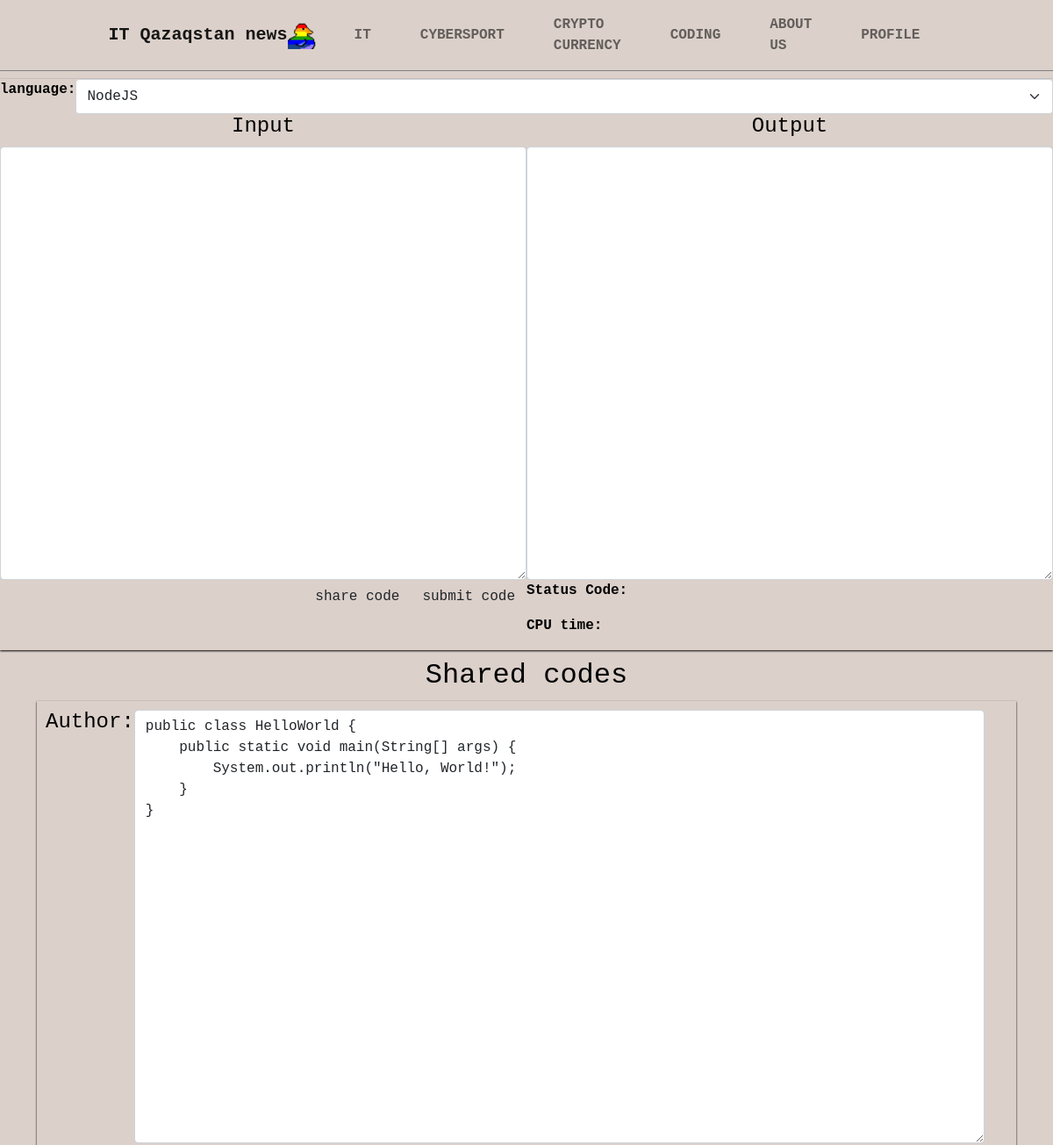
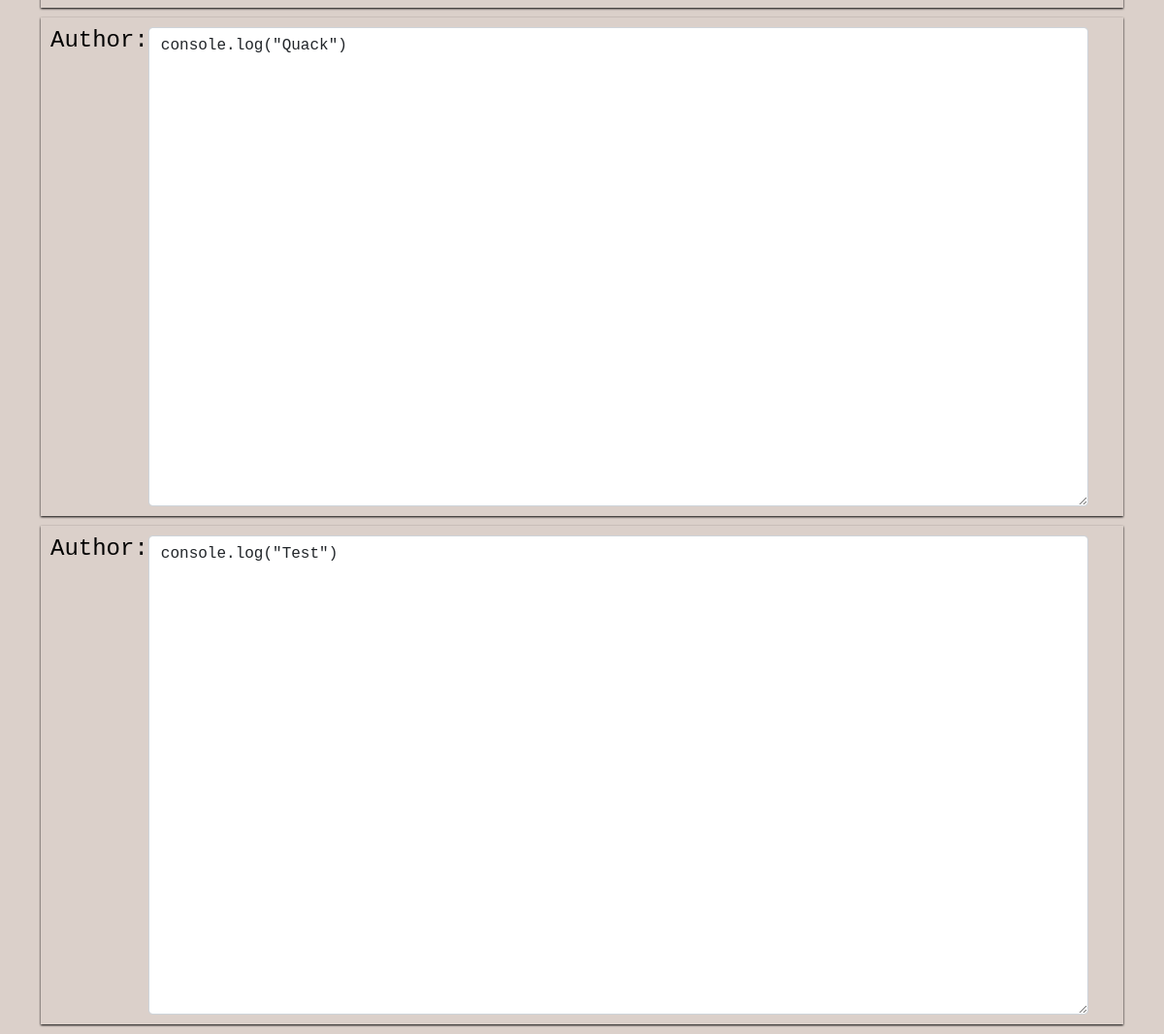
/en/coding, run on an earlier commit of the app's database (2 pictures, top to bottom).
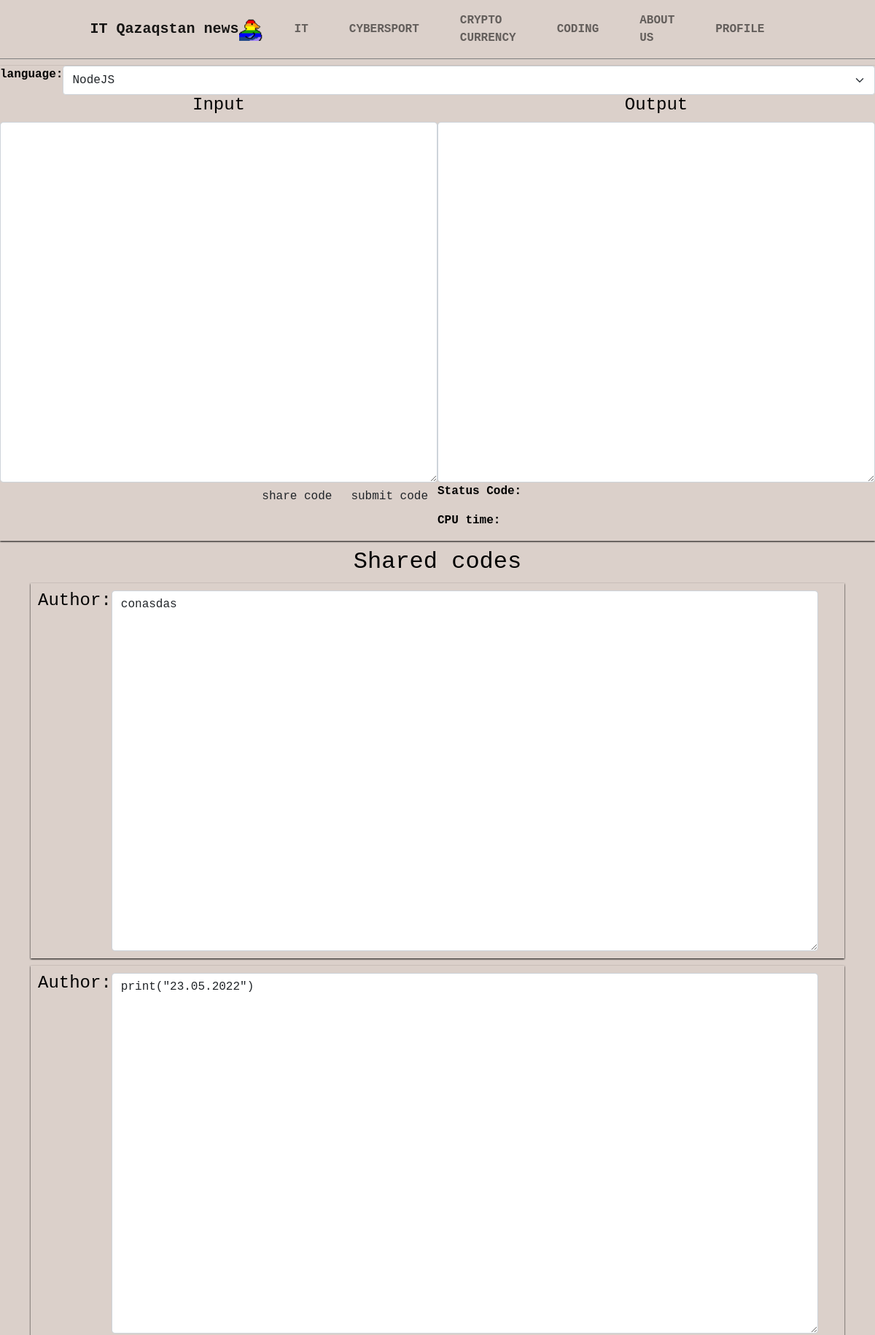
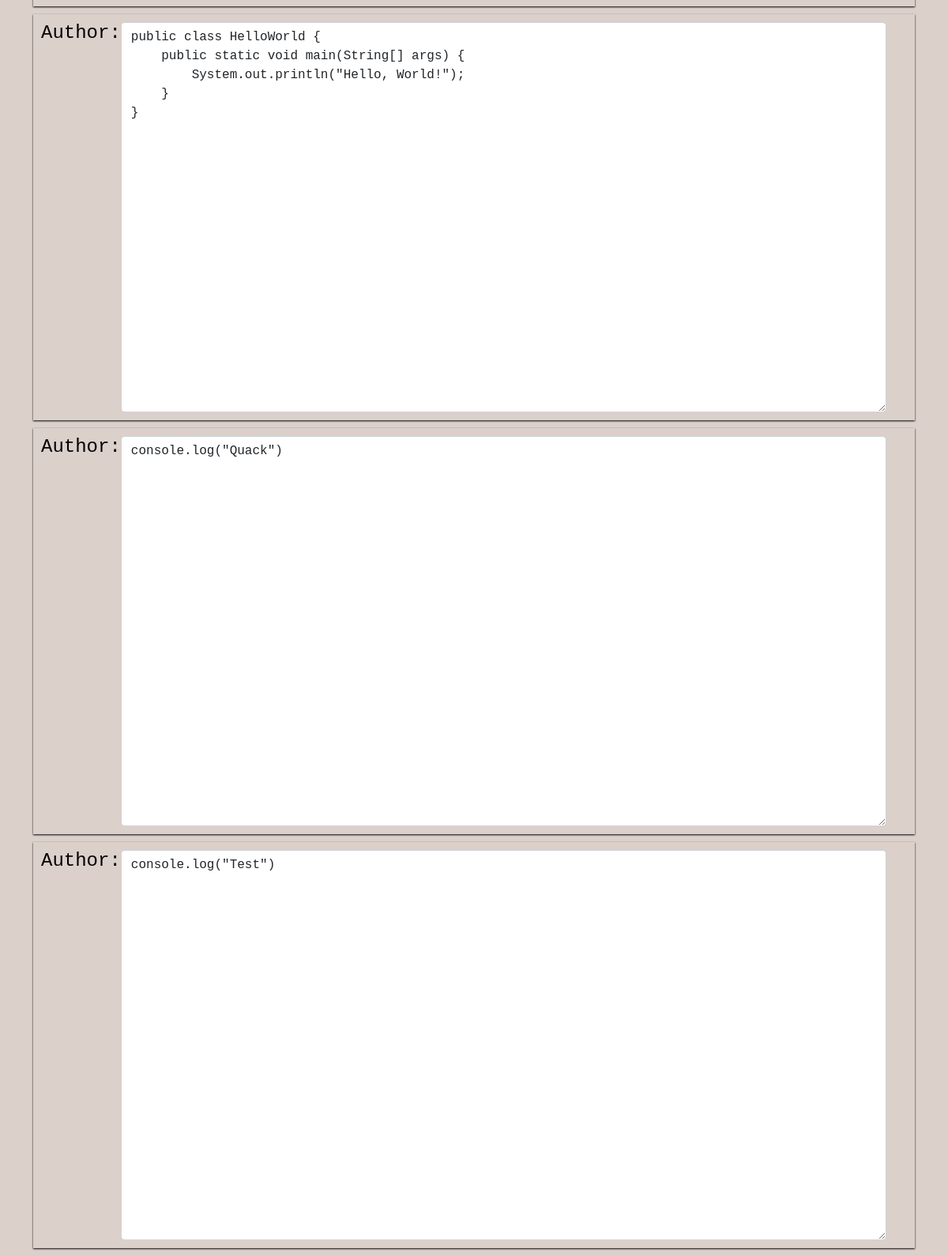
And on a later commit of the database (2 pictures, top to bottom).
### main/models.py (models this page shows)
class Code(models.Model):
    code = models.TextField('code')
    publishing_date = models.DateTimeField('publishing date')

### main/views.py (the view, shortened to what this page needs)
# urls.py: path('en/coding', views.compile, name='compile'),
def compile(request):
    latest_codes = Code.objects.order_by('-publishing_date')[:10]
    return render(request, 'main/compile.html', {'latest_codes': latest_codes})

### main/templates/main/compile.html (shortened to what this page needs)
{% extends 'main/base.html' %}
{% block content %}
        <form action = "{% url 'main:compile' %}" method="POST">
<div class="compiler">
    <div class="language">
        <p>language:</p>
        <select class="form-select" name="language_select" id="languages">
            <option value= "nodejs">NodeJS</option>
        </select>
</div>
<div class="coding">
    <div class="input" ><h4>Input</h4><textarea class="form-control" name="code" cols = 80 rows = 20 >{{user_code}}</textarea>
        <div class="buttons">
            <button class="btn" type="submit" name="submit_code" value="submit_code">submit code</button>
            <button class="btn" type="submit" name="share_code" value="share_code">share code</button>
        </div>
    </div>
<div class="output"><h4>Output</h4><textarea class="form-control" cols = 80 rows = 20>{{output.output}}</textarea>
    <p>Status Code: {{output.statusCode}}</p>
    <p>CPU time: {{output.cpuTime}}</p>
</div>
</div>
</div>
            </form>
<div class="container ">
    <h2>Shared codes</h2>
    {% if latest_codes %}
    {% for code in latest_codes %}
    <div class="share">
            <h4>Author:</h4>
            <textarea class="form-control" type="text" cols = 80 rows = 20 >{{code.code}}
                </textarea>
                <button class="btn" type="submit"></button></div>
    {% endfor %}
    {% endif %}
    </div>
{% endblock %}

### main/templates/main/base.html (shortened to what this page needs)
{% load static %}
<!DOCTYPE html>
<html>
<head>
    <link href="https://cdn.jsdelivr.net/npm/bootstrap@5.1.3/dist/css/bootstrap.min.css" rel="stylesheet">
    <link rel="stylesheet" href="{% static 'main/css/base.css' %}">
    <link rel="stylesheet" href="{% static 'main/css/profile.css' %}">
    </head>
<body class="bg">
  <nav class="navbar navbar-expand-lg navbar-light">
    <div class="container-fluid justify-content-center">
      <a class="navbar-brand" href="">IT Qazaqstan news<img src="{% static "main/images/favicon-32x32-r.png" %}" alt="home" /></a>
      <div class="collapse navbar-collapse" id="navbarScroll">
        <ul class="navbar-nav">
        <li class="nav-item">
          <a class="nav-link" href="{% url 'main:it' %}">IT</a>
        </li>
        <li class="nav-item">
          <a class="nav-link" href="{% url 'main:cybersport' %}">CYBERSPORT</a>
        </li>
        <li class="nav-item">
          <a class="nav-link" href="{% url 'main:cryptocurrency' %}">CRYPTO CURRENCY</a>
        </li>
        <li class="nav-item">
            <a class="nav-link" href="{% url 'main:compile' %}">CODING</a>
          </li>
          <li class="nav-item">
            <a class="nav-link" href="#footer">ABOUT US</a>
          </li>
          <li class="nav-item">
            <a class="nav-link" href="{% url 'main:profile' %}">PROFILE</a>
          </li>
        </ul>
      </div>
    </div>
  </nav>
        {% block content %}
        {% endblock %}
</body>
</html>

### main/static/main/css/base.css (style rules this page uses)
body { color:black; font-family: 'Courier New', Courier, monospace; font-weight: bold; background-color:#dbd0ca ; }
a { color: black; }
.nav-link { color: black; }
nav { width:100%; display: flex; padding: 10%; padding-top: 0; padding-bottom: 0; background-color:#dbd0ca ; box-shadow:0 1px grey; }
@media only screen and (min-width: 768px) { nav div ul li { margin:auto 20px; } }
div.container h2 { text-align: center; }
div.compiler { display: flex; background-color:#dbd0ca ; filter: drop-shadow(0 1px 1px black); margin: 10px auto; flex-direction: column; }
div.input h4, div.output h4 { text-align: center; }
div.input div.buttons { display: flex; flex-direction: row-reverse; justify-content: end; }
div.share { display: flex; margin: 10px auto; }
div.share { display: flex; margin:10px auto; background-color:#dbd0ca ; padding:10px; filter: drop-shadow(0 1px 1px black); justify-content: center; text-align: center; }
div.compiler div.language { display: flex; flex-direction: row; justify-content: end; }
div.coding { display: flex; justify-content: space-evenly; }

What changed in the data, as far as the page shows it:
added Code: code "conasdas"
added Code: code "print(\"23.05.2022\")"
